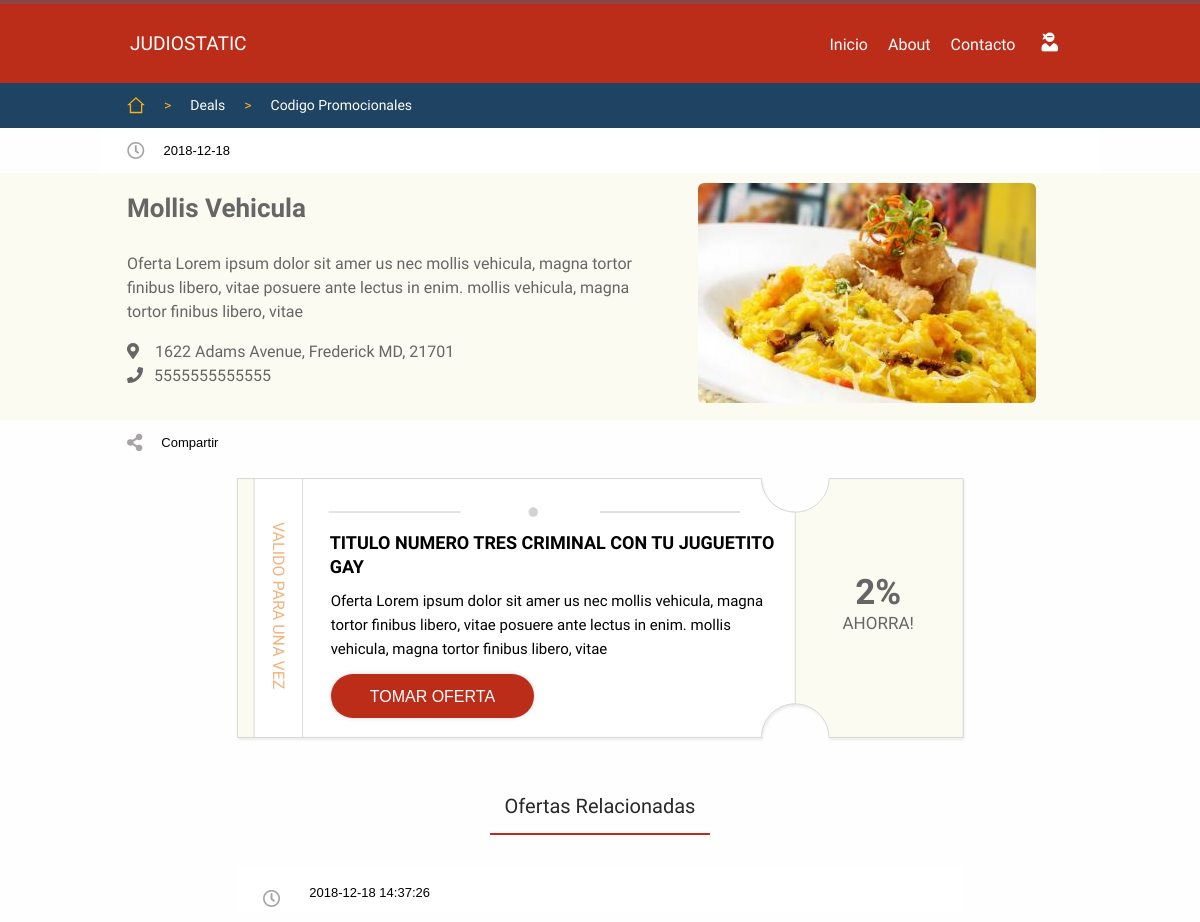
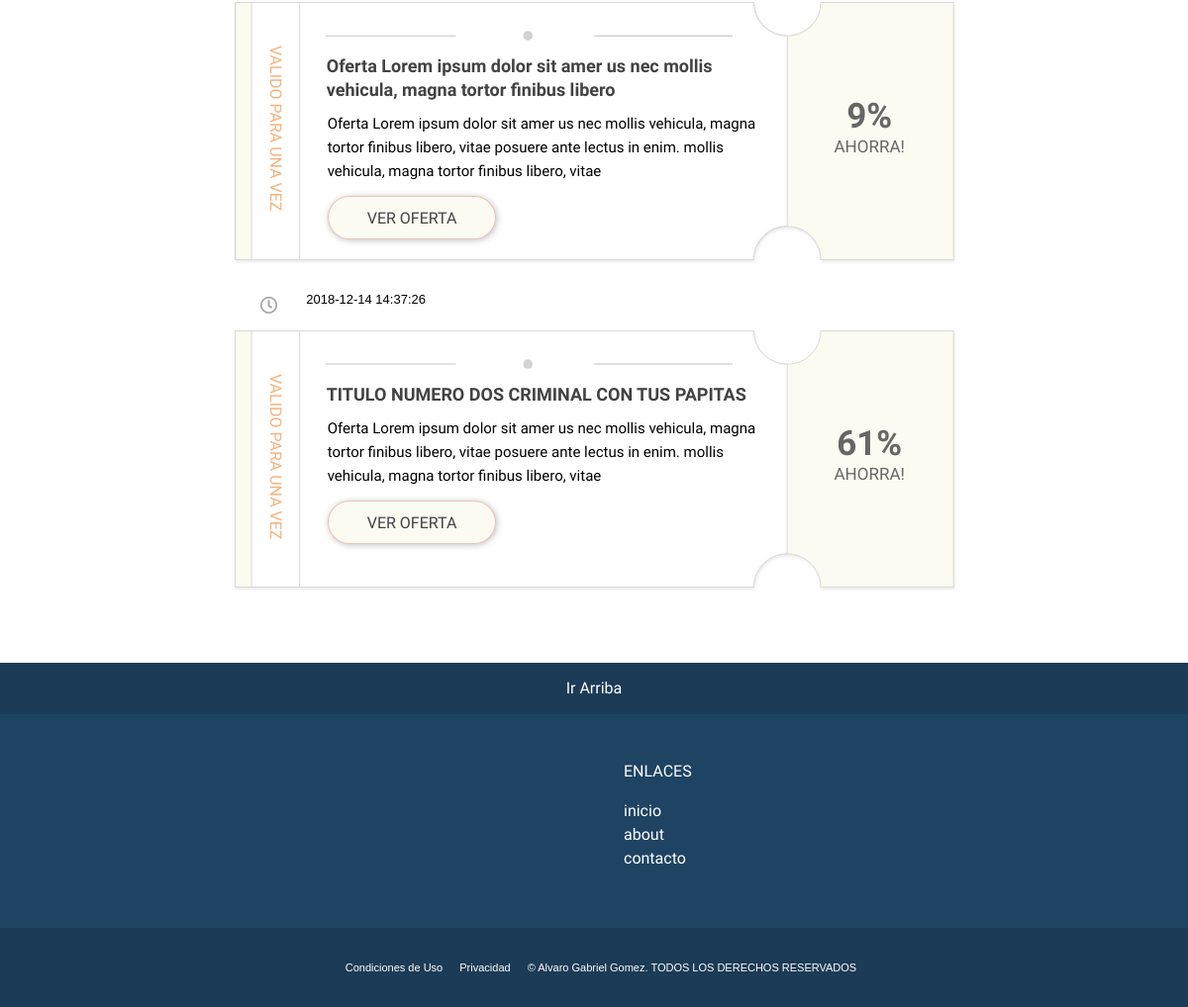
The page /deals.php?id=4 on the database its author committed (2 pictures, top to bottom).
### tables this page shows
CREATE TABLE `posts` (
  `post_id` int(10) UNSIGNED NOT NULL,
  `buss_id` int(10) UNSIGNED NOT NULL,
  `active` int(1) NOT NULL DEFAULT '1',
  `created_at` timestamp NOT NULL DEFAULT CURRENT_TIMESTAMP,
  `updated_at` timestamp NOT NULL DEFAULT CURRENT_TIMESTAMP ON UPDATE CURRENT_TIMESTAMP,
  `offer_end_at` timestamp NOT NULL DEFAULT '0000-00-00 00:00:00',
  `price_new` decimal(6,2) UNSIGNED NOT NULL DEFAULT '10.10',
  `price_from` decimal(6,2) UNSIGNED NOT NULL DEFAULT '11.11',
  `title` varchar(255) NOT NULL DEFAULT 'Oferta Lorem ipsum dolor sit amer us nec mollis vehicula, magna tortor finibus libero',
  `description` varchar(255) NOT NULL DEFAULT 'Oferta Lorem ipsum dolor sit amer us nec mollis vehicula, magna tortor finibus libero, vitae posuere ante lectus in enim. mollis vehicula, magna tortor finibus libero, vitae',
  `post_hero_img_url` varchar(500) DEFAULT 'img/tumb1.jpg'
);

CREATE TABLE `buss` (
  `buss_id` int(10) UNSIGNED NOT NULL,
  `buss_name` varchar(500) DEFAULT 'Mollis Vehicula',
  `buss_dir` varchar(500) DEFAULT '1622  Adams Avenue, Frederick MD, 21701',
  `buss_phone` varchar(255) DEFAULT '5555555555555',
  `buss_url` varchar(500) DEFAULT 'http://ckj1.site11.com',
  `created_at` timestamp NOT NULL DEFAULT CURRENT_TIMESTAMP,
  `updated_at` timestamp NOT NULL DEFAULT CURRENT_TIMESTAMP ON UPDATE CURRENT_TIMESTAMP,
  `cover_url` varchar(500) DEFAULT NULL,
  `active` int(1) NOT NULL DEFAULT '1'
);

### includes/deals-inc.php (called while the page is built, shortened)
<?php
if(isset($_GET['id'])){
    require 'dbh-inc.php';
    $post_url_id = mysqli_real_escape_string($conn, $_GET['id']);
    if(is_numeric($post_url_id)) {
    $sql = "
    SELECT b.buss_name, b.buss_dir, b.buss_phone, b.buss_phone, b.buss_url, p.title, p.description, p.price_from, p.price_new, p.offer_end_at, p.created_at, p.updated_at, p.buss_id, p.post_hero_img_url, b.cover_url, CONCAT(YEAR(p.updated_at),'-', MONTH(p.updated_at), '-' , DAY(p.updated_at)) AS data
    FROM posts as p
    JOIN buss as b
        on b.buss_id = p.buss_id
    WHERE p.post_id = $post_url_id
    AND p.active <> 0
    ";
    $results=mysqli_query($conn, $sql);
    $resultsCheck=mysqli_num_rows($results);
    $row = mysqli_fetch_array($results, MYSQLI_ASSOC);
    if($resultsCheck < 1){
        header("Location:index.php?error=404");
        exit();
    }else{
        $post_updated_at =mysqli_real_escape_string($conn,  $row['data']);
        $post_buss_id = mysqli_real_escape_string($conn, $row['buss_id']);
        $post_buss_name =mysqli_real_escape_string($conn,  $row['buss_name']);
        $post_buss_dir = mysqli_real_escape_string($conn, $row['buss_dir']);
        $post_buss_phone =mysqli_real_escape_string($conn,  $row['buss_phone']);
        $post_hero_img = mysqli_real_escape_string($conn, $row['post_hero_img_url']);
    }
    }else{
        header("Location:index.php");
        exit();
    }
}else{
    header("Location:index.php");
    exit();
}

### deals.php (the view, shortened to what this page needs)
<?php
require 'includes/deals-inc.php';
?>
<!DOCTYPE html>
<html lang="en">
<head>
    <link rel="stylesheet" type="text/css" href="style.css">
    <link rel="stylesheet" type="text/css" href="css/responsive.css">
    <link rel="stylesheet" type="text/css" href="modalwindow/modalwindow.css">
    <link rel="stylesheet" href="https://use.fontawesome.com/releases/v5.6.1/css/fontawesome.css">
</head>
<body>
<div id="themoderfoquer">
<?php
require 'components/header.php';
?>
        <?php
            require 'components/navbar.php';
        ?>
<div id="time-bar">
    <div id="time-bar-container">
            <nav>
                <ul>
                    <li><i style="font-size: 1.35em;color: #A6A4A4;margin: 14px 0px;" class="far fa-clock" ></i></li>
                    <li><?php echo $post_updated_at; ?></li>
                </ul>
            </nav>
    </div>
</div>
<section>
<div id="main-container">
     <div id="main">
    <div id="hero-deals-container">
        <div id="hero-deals">
            <div class="col1">
                <div class="title-hero-deals"><?php echo $post_buss_name; ?></div>
                <div class="desc-art">
                    <p>Oferta Lorem ipsum dolor sit amer us nec mollis vehicula, magna tortor finibus libero, vitae posuere ante lectus in enim. mollis vehicula, magna tortor finibus libero, vitae<br>
                    <div class="buss-dir">
                    <i class="fas fa-map-marker-alt" style="margin-right:16px;"></i><?php echo $post_buss_dir; ?>
                    </div>
                    <div class="buss-phone">
                    <i class="fas fa-phone" style="margin-right:11px;"></i><?php echo $post_buss_phone; ?>
                    </div>
                </p>
                </div>
            </div>
             <div class="col2">
                <img src="<?php echo $post_hero_img; ?>" alt="image deals">
            </div>
        </div>
    </div>
         <div id="share-bar">
             <div id="share-bar-container">
                <nav>
                    <ul>
                        <li><i style="font-size: 1.35em;color: #A6A4A4;margin: 14px 0px;" class="fas fa-share-alt" ></i></li>
                        <li>Compartir</li>
                    </ul>
                </nav>
            </div>
         </div>
         <div id="main-posts-container">
                <div class="main-post">
<?php
echo '<div class="cupon-std">
<div class="cupon-col1">
<div>VALIDO PARA UNA VEZ</div>
</div>
<div class="cupon-col2">
<div class="cupon-titulo"><span>'.$row['title'].'</span></div>
<div class="cupon-desc"><span>'.$row['description'].'</span>
</div>
<button id="modaltrigger"class="cupon-boton button red"onClick="cargarContenido("modalwindow/deals_pages/continue.php?id='.$post_url_id.'")"><span>TOMAR OFERTA</span></button>
</div>
<div class="cupon-col3">
<div class="cupon-descuento">
<div class="porcentaje"><span>'. abs(round((($row['price_new']/$row['price_from'])*100)-100))  .'%</span></div>
<span class="s-porcentaje">AHORRA!</span>
</div>
</div>
</div>';
                require 'includes/related-inc.php';
?>
            </div>
    </div>
</div>
</section>
</div>
        <?php
            require 'components/footer.php';
        ?>
<link rel="stylesheet" type="text/css" href="css/animate.min.css">
    <link rel="stylesheet" href="https://use.fontawesome.com/releases/v5.6.1/css/regular.css">
    <link rel="stylesheet" href="https://use.fontawesome.com/releases/v5.6.1/css/solid.css">
</body>
</html>

### includes/related-inc.php
<?php
require 'includes/dbh-inc.php';
?>
<?php
$sql ="
SELECT * FROM posts
 WHERE buss_id = $post_buss_id
 AND active <> 0
 AND post_id <> $post_url_id
 ORDER BY post_id ASC
";
?>
<div><h3 style="margin-top:56px!important;">Ofertas Relacionadas</h3></div>
<?php
$results=mysqli_query($conn, $sql);
while($row = mysqli_fetch_array($results, MYSQLI_ASSOC)){
   echo ' <div id="time-bar">
    <div id="time-bar-container">
            <nav>
                <ul>
                    <li><i style="font-size: 1.35em;color: #A6A4A4;margin: 14px 0px;" class="far fa-clock" ></i></li>
                    <li>'.$row['updated_at'].'</li>
                </ul>
            </nav>
    </div>
</div>';
    echo '<div class="cupon-std">
    <div class="cupon-col1">
    <div>VALIDO PARA UNA VEZ</div>
    </div>
    <div class="cupon-col2">
    <div class="cupon-titulo"><span><a href="deals.php?id='.$row['post_id'].'">'.$row['title'].'</a></span></div>
    <div class="cupon-desc"><span>'.$row['description'].'</span>
    </div>
    <div class="cupon-boton button l-grey"><a href="deals.php?id='.$row['post_id'].'">VER OFERTA</a></div>
    </div>
    <div class="cupon-col3">
    <div class="cupon-descuento">
    <div class="porcentaje"><span>'. abs(round((($row['price_new']/$row['price_from'])*100)-100))  .'%</span></div>
    <span class="s-porcentaje">AHORRA!</span>
    </div>
    </div>
    </div>';
}
?>

### style.css (style rules this page uses)
body { margin: 0px; padding: 0px; color: #666; font-family: 'Oxygen', sans-serif; background: #fffefe; font-size: 1em; line-height: 1.5em; }
a { color: #424242; text-decoration: none; }
h3 { font-size: 20px!important; font-family: 'Oxygen', sans-serif; color: #292828; text-align: center; margin: 0 auto 31px !important; font-weight: 300; }
#themoderfoquer { overflow: hidden; width: 100%; }
#main { min-height: 100vh; width: 100%; }
#main-container { width: inherit; height: inherit; display: flex; justify-content: center; align-items: center; }
#main-posts-container { display: flex; flex-direction: column; width: inherit; margin: auto; max-width: 1000px; height: auto; padding: 0px 38px; box-sizing: border-box }
.main-post { margin:auto; }
.main-post li { line-height: 33px; margin:10px; }
h3::after { content: " "; position: relative; width: 220px; border-bottom: solid 2px #BC2D19; display: block; clear: both; margin: 15px auto 0; }
.button { border-radius:50px; background-color: #22BA6A; border: none; color: white; padding: 12px 39px; text-align: center; text-decoration: none; display: inline-block; font-size: 16px; height: 44px; box-sizing: border-box; box-shadow: 0px 0px 4px 0px rgba(209,209,209,1); cursor: pointer; }
.red { background-color: #BC2D19!important; transition: all 0.4s ease; }
.l-grey { background-color: #fbfbf2!important; border: 1px solid #bc2d1942; transition: all 0.4s ease; box-shadow: 1px 1px 6px 0px rgba(128, 128, 128, 0.49)!important; }
.l-grey a { color:#424242!important; }
#time-bar-container { width: 100%; max-width: 1000px; margin: auto; }
#time-bar nav { box-sizing: border-box; position: relative; background-color:#FFF; width: 100%; height: 45px; vertical-align: middle; }
#time-bar nav ul { display: flex; flex-direction: row; flex-wrap: wrap; list-style: none; text-decoration:none; padding-left: 8px; vertical-align: middle; line-height: 45px; margin: 0; }
#time-bar nav ul li { margin-left: 19px; vertical-align: middle; font-size: 13px; color: #000; font-family: 'Helvetica', sans-serif; }
#hero-deals-container { position: relative; width: 100%; min-height: 213px; background-color: #fbfbf2; }
#hero-deals { position: relative; box-sizing: border-box; margin:auto; display: flex; padding:10px; width: 100%; max-width: 1000px; min-height: 213px; background-color: #fbfbf2; }
.col1 { width: 100%; max-width: 60%; }
.title-hero-deals { font-size: 26px; line-height: 35px; font-weight: 600; text-align: left; padding: 8px 50px 2px 17px; }
.desc-art { padding: 8px 50px 2px 17px; }
.col2 { width: 100%; max-width: 40%; }
.col2 img { overflow: hidden; width: auto; height: auto; max-width: 338px; border-radius: 6px; transition: all 0.6s ease; }
#share-bar-container { width: 100%; max-width: 1000px; margin: auto; }
#share-bar nav { box-sizing: border-box; position: relative; width: 100%; height: 45px; vertical-align: middle; }
#share-bar nav ul { display: flex; flex-direction: row; flex-wrap: wrap; list-style: none; text-decoration:none; padding-left: 8px; vertical-align: middle; line-height: 45px; margin: 0; }
#share-bar nav ul li { margin-left: 19px; vertical-align: middle; font-size: 13px; color: #000; font-family: 'Helvetica', sans-serif; }
.cupon-std { background-image: url(img/icons/cupon-std.svg); background-size: 729.6px 260.4px; width: 728.6px; height: 260.4px; margin: 13px 0px; display: flex; flex-direction: row; align-items: stretch; filter: drop-shadow( 1px 2px 1px rgba(0,0,0,0.07) ); }
.cupon-col1 { width: 67px; }
.cupon-col1 div { transform: rotate(90deg); transform-origin: 5px 49px 0; width: 177px; color:#F4B27C; }
.cupon-col2 { width: 492px; }
.cupon-titulo { padding: 25px 0px 4px 23px; margin-top: 28px; font-weight: 600; font-size: 18px; color: #000; margin-left: 4px; }
.cupon-desc { padding: 6px 23px 6px 28px; font-size: 15px; color: #000; height: 74px; overflow: hidden; }
.cupon-col3 { width: 167px; display: flex; align-items: center; justify-content: center; }
.cupon-boton { margin-left: 28px; margin-top: 5px; line-height: 19px; }
.cupon-boton a { color: #FFF; }
.cupon-descuento { display: flex; align-items: center; justify-content: center; width: 100%; height: 100%; vertical-align: middle; flex-direction: column; }
.porcentaje span { font-size: 35px; font-weight: 600; }
.s-porcentaje { font-size: 17px; font-weight: 400; }

### modalwindow/modalwindow.css (style rules this page uses)
* { -webkit-transition: all .5s ease-in-out; transition: transform .5s ease-in-out; }

### rows shown on the page
posts: buss.buss_name "Mollis Vehicula", buss.buss_dir "1622 Adams Avenue, Frederick MD, 21701", buss.buss_phone "5555555555555", post_hero_img_url (picture), title "TITULO NUMERO TRES CRIMINAL CON TU JUGUETITO GAY", description "Oferta Lorem ipsum dolor sit amer us nec mollis vehicula, magna tortor finibus libero, vitae posuere ante lectus in enim. mollis vehicula, magna tortor finibus libero, vitae", abs(round((($row['price_new']/$row['price_from'])*100)-100)) "2"
posts: updated_at "2018-12-18 14:37:26", title "Oferta Lorem ipsum dolor sit amer us nec mollis vehicula, magna tortor finibus libero", description "Oferta Lorem ipsum dolor sit amer us nec mollis vehicula, magna tortor finibus libero, vitae posuere ante lectus in enim. mollis vehicula, magna tortor finibus libero, vitae", abs(round((($row['price_new']/$row['price_from'])*100)-100)) "9"
posts: updated_at "2018-12-14 14:37:26", title "TITULO NUMERO DOS CRIMINAL CON TUS PAPITAS", description "Oferta Lorem ipsum dolor sit amer us nec mollis vehicula, magna tortor finibus libero, vitae posuere ante lectus in enim. mollis vehicula, magna tortor finibus libero, vitae", abs(round((($row['price_new']/$row['price_from'])*100)-100)) "61"

### other values the page prints
$post_updated_at "2018-12-18"
